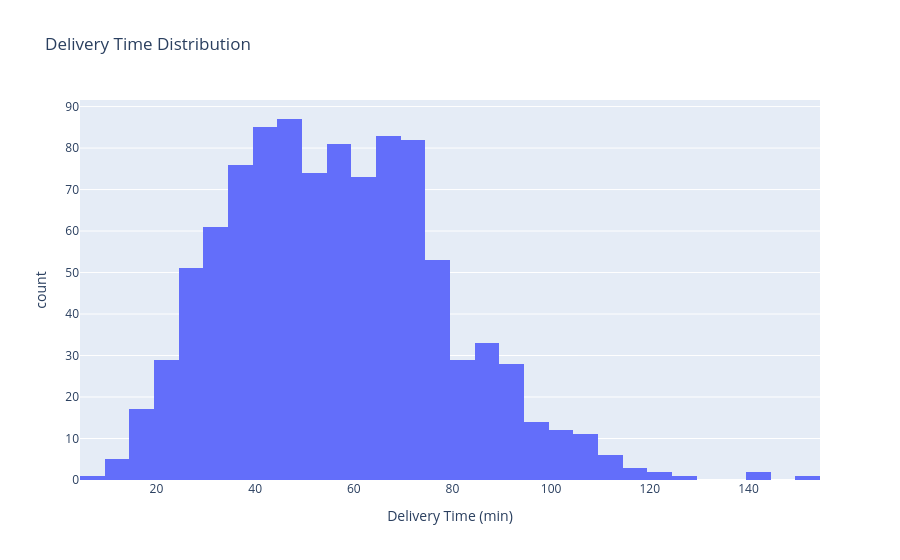

The notebook cell saved with this chart:
### Markdown cell above
### Target Variable : Delivery_Time_min

### Code cell
# Visualize the delivery time distribution
fig = px.histogram(df, x='Delivery_Time_min', 
             labels={'Delivery_Time_min': 'Delivery Time (min)', 'count': 'Count'}, 
             title='Delivery Time Distribution')
fig.show()

### Figure 1 — Plotly figure (JSON) as saved in the notebook; plotly's stock layout.template omitted (floating-point values rounded to 4 significant figures; data arrays with more than 128 entries replaced by an {"elided": "..."} marker saying what was removed)
{"data": [{"alignmentgroup": "True", "bingroup": "x", "hovertemplate": "Delivery Time (min)=%{x}<br>count=%{y}<extra></extra>", "legendgroup": "", "marker": {"color": "#636efa", "pattern": {"shape": ""}}, "name": "", "offsetgroup": "", "orientation": "v", "showlegend": false, "type": "histogram", "x": {"elided": "1000 int values"}, "xaxis": "x", "yaxis": "y"}], "layout": {"barmode": "relative", "legend": {"tracegroupgap": 0}, "title": {"text": "Delivery Time Distribution"}, "xaxis": {"anchor": "y", "domain": [0, 1], "title": {"text": "Delivery Time (min)"}}, "yaxis": {"anchor": "x", "domain": [0, 1], "title": {"text": "count"}}}}
